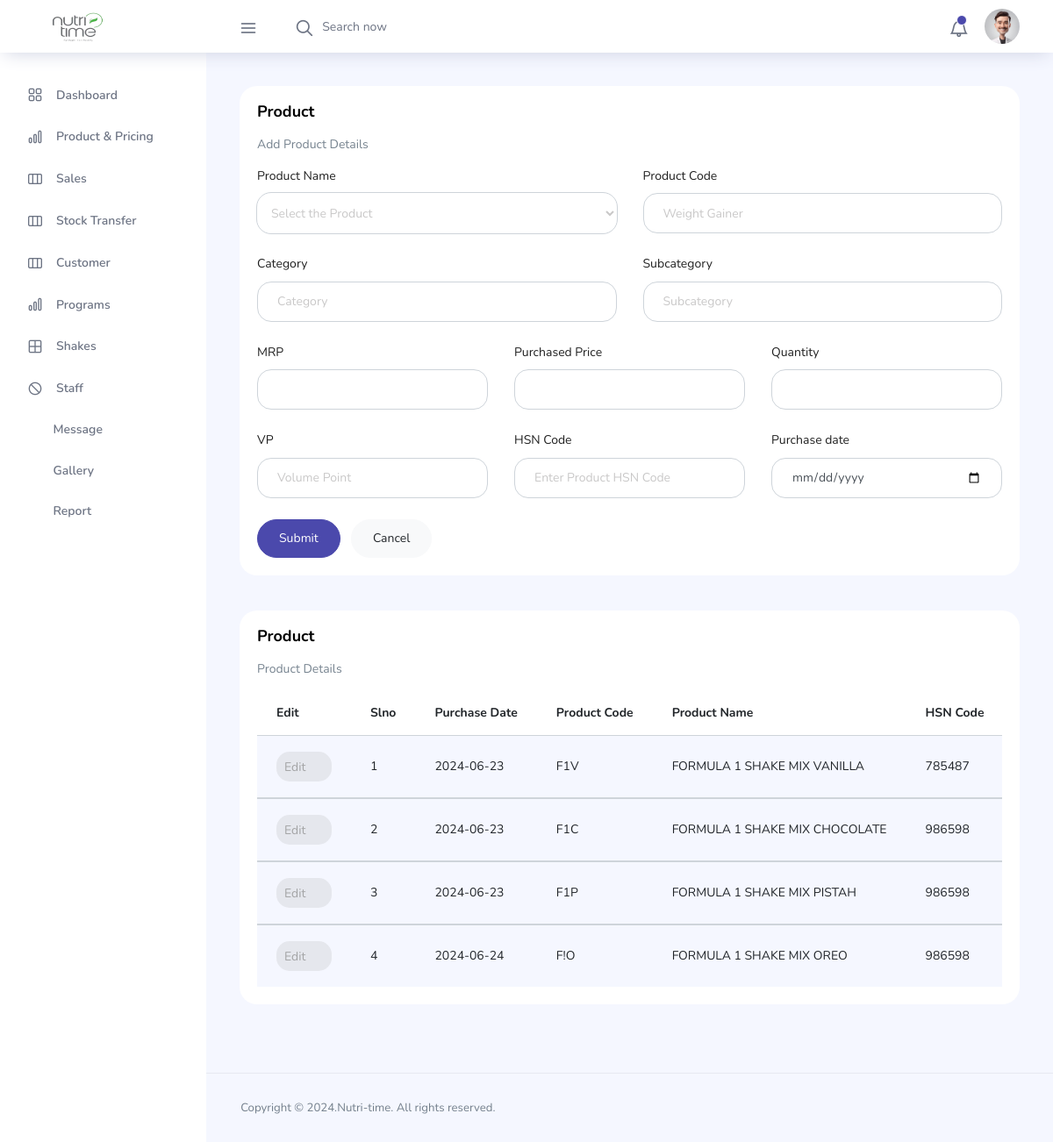
/Admin/pages/admin-product.php (signed in), run on an earlier commit of the app's database.
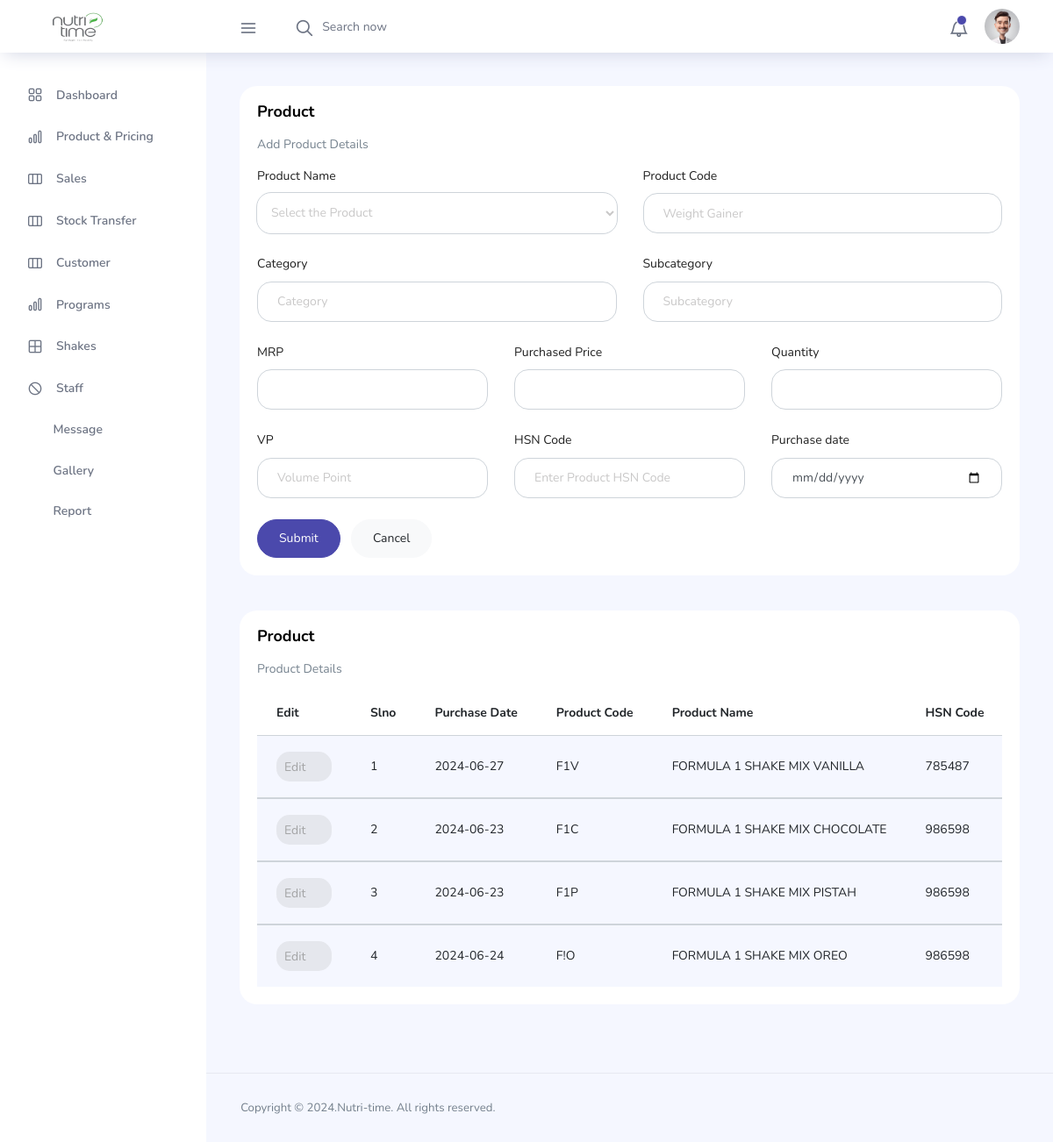
And on a later commit of the database.
### tables this page shows
CREATE TABLE `price` (
  `pri_id` int(11) NOT NULL,
  `pro_name` varchar(50) NOT NULL,
  `pro_code` varchar(20) NOT NULL,
  `pro_category` varchar(50) NOT NULL,
  `pro_subcat` varchar(50) NOT NULL,
  `pro_mrp` varchar(10) NOT NULL,
  `pro_price` varchar(20) NOT NULL,
  `pro_dis0` varchar(10) NOT NULL DEFAULT '1',
  `pro_dis15` varchar(10) NOT NULL,
  `pro_dis25` varchar(10) NOT NULL,
  `pro_dis35` varchar(10) NOT NULL,
  `pro_dis42` varchar(10) NOT NULL,
  `pro_dis50` varchar(10) NOT NULL,
  `pro_vp` varchar(100) NOT NULL,
  `pro_vptotal` varchar(10) NOT NULL,
  `pro_scoop` varchar(10) NOT NULL,
  `pro_scooptotal` varchar(10) NOT NULL,
  `pro_scoopqua` varchar(10) NOT NULL,
  `pro_scoop0` varchar(10) NOT NULL,
  `pro_scoop15` varchar(10) NOT NULL,
  `pro_scoop25` varchar(10) NOT NULL,
  `pro_scoop35` varchar(10) NOT NULL,
  `pro_scoop42` varchar(10) NOT NULL,
  `pro_scoop50` varchar(10) NOT NULL,
  `pro_quantity` varchar(10) NOT NULL,
  `pro_curquantity` varchar(10) NOT NULL,
  `pro_hsn` varchar(200) NOT NULL,
  `pro_img` varchar(100) NOT NULL,
  `pro_date` varchar(100) NOT NULL
);

### Admin/pages/admin-product.php (the view, shortened to what the changed rows need)
<?php
include './connect.php';
?>
<!DOCTYPE html>
<html lang="en">
<head>
  <link rel="stylesheet" href="../vendors/feather/feather.css">
  <link rel="stylesheet" href="../vendors/ti-icons/css/themify-icons.css">
  <link rel="stylesheet" href="../vendors/css/vendor.bundle.base.css">
  <link rel="stylesheet" href="../css/vertical-layout-light/style.css">
</head>
<body>
  <div class="container-scroller">
    <?php
    include './topbar.php';
    ?>
    <div class="main-panel">
      <div class="content-wrapper">
        <div class="row">
          <div class="col-12 grid-margin stretch-card">
            <div class="card">
              <div class="card-body">
                <h1 class="card-title">Product</h1>
              </div>
            </div>
          </div>
        </div>
        <div class="row ">
          <div class="col-lg-12 grid-margin stretch-card">
            <div class="card">
              <div class="card-body">
                <div class="table-responsive">
                  <table class="table table-striped">
                    <thead>
                      <tr>
                        <th>Edit</th>
                        <th>Slno</th>
                        <th>Purchase Date</th>
                        <th>Product Code</th>
                        <th>Product Name</th>
                        <th>HSN Code</th>
                      </tr>
                    </thead>
                    <?php
                    $sql = mysqli_query($conn, "SELECT * FROM price ORDER BY pri_id");
                    $serialNo = 1;
                    while ($row = mysqli_fetch_assoc($sql)) {
                      $pro_id = $row['pri_id'];
                      $pro_cod = $row['pro_code'];
                      $pro_nam = $row['pro_name'];
                      $pro_hsn = $row['pro_hsn'];
                      $pro_date = $row['pro_date'];
                    ?>
                      <tbody>
                        <tr>
                          <td><a href="admin-product.php?pid=<?php echo $pro_id; ?>" class="btn btn-inverse-secondary btn-icon-text p-2">Edit<i class="ti-pencil-alt btn-icon-append"></i></a></td>
                          <td class="py-1"><?php echo $serialNo++; ?></td>
                          <td class="py-1"><?php echo $pro_date; ?></td>
                          <td class="py-1"><?php echo $pro_cod; ?></td>
                          <td><?php echo $pro_nam; ?></td>
                          <td><?php echo $pro_hsn; ?></td>
                        </tr>
                      </tbody>
                    <?php
                    }
                    ?>
                  </table>
                </div>
              </div>
            </div>
          </div>
        </div>
      </div>
    </div>
  </div>
  </div>
</body>
</html>

What changed in the data, as far as the page shows it:
changed price "FORMULA 1 SHAKE MIX VANILLA": pro_date "2024-06-23" → "2024-06-27"
